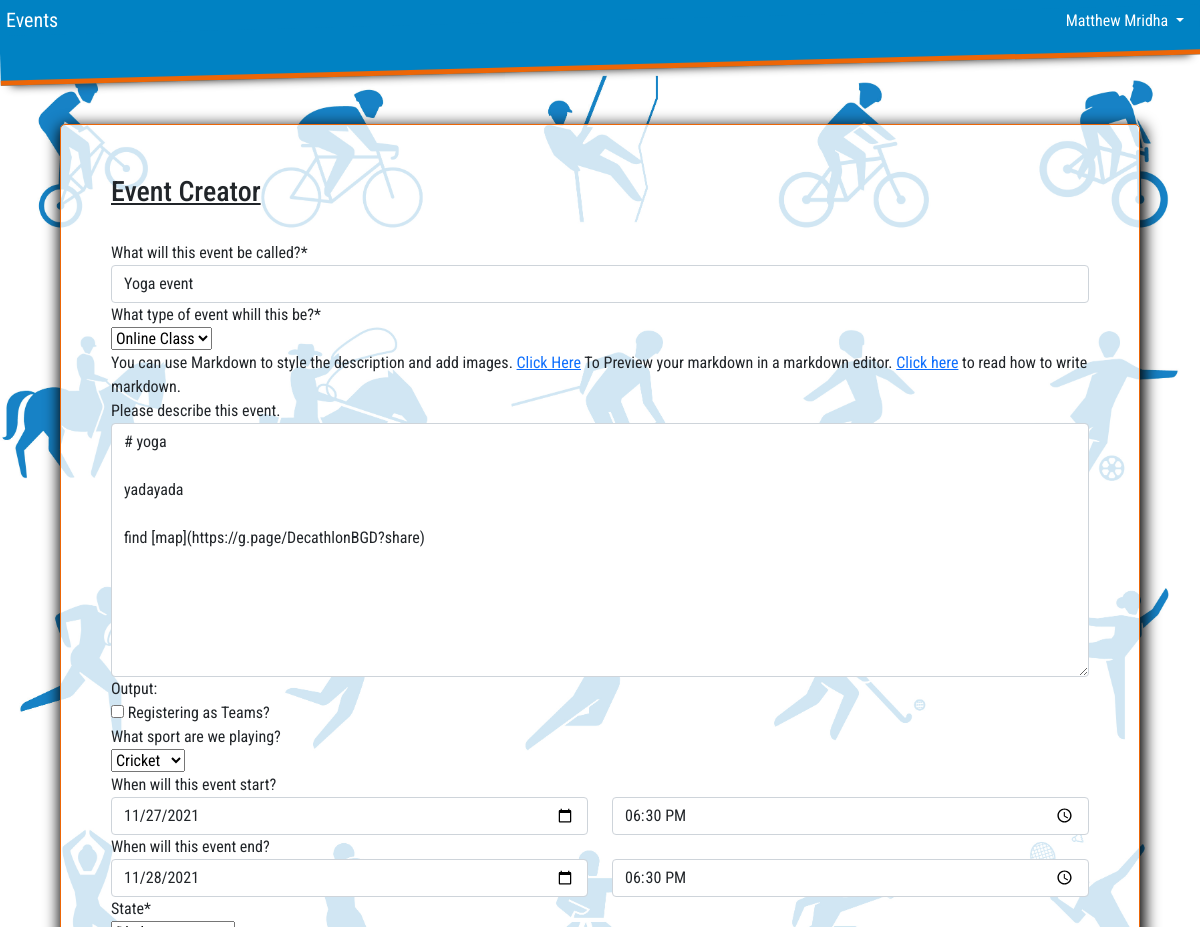
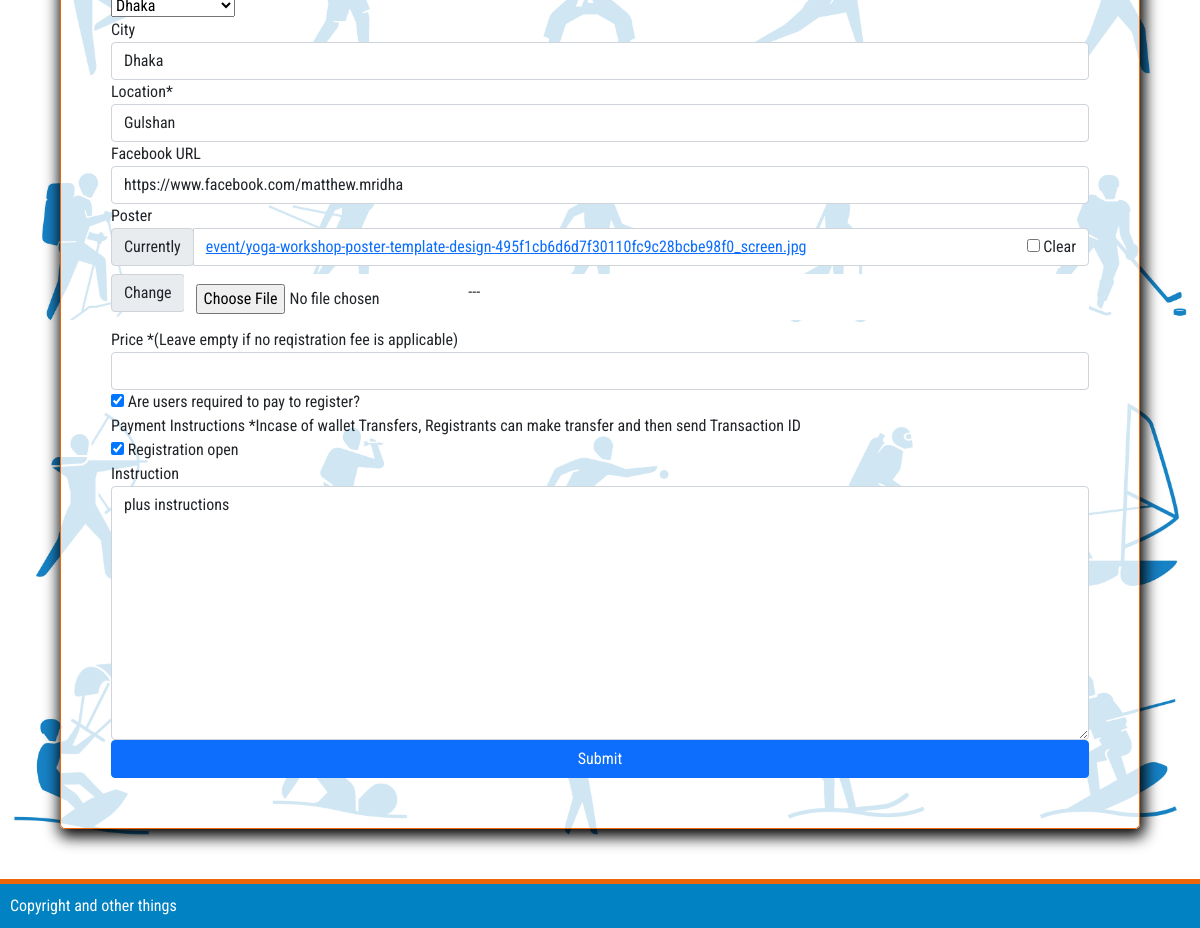
The page /edit_event/2 (signed in) on the database its author committed (2 pictures, top to bottom).
### eventmanage/models.py (models this page shows, shortened)
class Event( models.Model ):
    manager = models.ForeignKey( Manager, on_delete=models.SET_NULL, null=True, related_name="event")
    event_type = models.ForeignKey( EventType, on_delete=models.SET_NULL, null=True, related_name="event" )
    team_event = models.BooleanField( default=False )
    min_team = models.IntegerField(  blank=True, null=True )
    max_team = models.IntegerField( blank=True, null=True )
    sport = models.ForeignKey( Sport, blank=True, null=True, on_delete=models.PROTECT, related_name="event" )
    title = models.CharField( max_length=256, unique=True )
    description = models.TextField( blank=True )
    date = models.DateField( blank=True )
    time = models.TimeField( blank=True )
    end_date = models.DateField( blank=True, null=True )
    end_time = models.TimeField( blank=True, null=True )
    location = models.CharField( max_length=256 )
    state = models.ForeignKey( Area, null=True, on_delete=models.SET_NULL, related_name="event" )
    city = models.CharField( max_length=120, blank=True )
    banner = models.ImageField( upload_to=event_upload_to, blank=True )
    poster = models.ImageField( upload_to=event_upload_to, blank=True )
    payment_required = models.BooleanField( default=False )
    payment_methods = models.ManyToManyField( PaymentMethod, blank=True )
    payment_gateway = models.URLField( blank=True, null=True )
    payment_number = models.CharField( max_length=16, blank=True, null=True )
    payment_instruction = models.TextField( blank=True )
    price = models.DecimalField( blank=True, null=True, max_digits=6, decimal_places=2 )
    event_created = models.DateTimeField( auto_now=True )
    registration_open = models.BooleanField( default=True )
    instruction = models.TextField( blank=True )
    registrants = models.ManyToManyField( User, blank=True, related_name='registrants' )
    register_localy = models.BooleanField( default=True )
    external_link = models.URLField( blank=True )
    teams = models.ManyToManyField( Team, blank=True, related_name='registered_teams' )
    facebook = models.URLField( blank=True )
    class Meta:
        ordering = [ "-date" ]

### profiles/models.py (models this page shows)
class Sport(models.Model):
    sport = models.CharField( max_length=164, unique=True)
    class Meta:
        ordering = ('sport',)
    def __str__(self):
        return self.sport

### eventmanage/models.py (called while the page is built)
    def __str__(self):
        return self.name

    def __str__(self):
        return self.name

### eventmanage/views.py (called while the page is built)
def getUserProfile( request ):
    if request.user.is_authenticated:
        user = request.user
        try:
            profile = Profile.objects.get( user = user )
        except Profile.DoesNotExist:
            profile = None
    else:
        profile = None
    return profile

def getUserName( request ):
    profile = getUserProfile( request )
    if profile == None:
        if request.user.is_authenticated:
            name = request.user.email
        else:
            name = "Guest"
    else:
        name = f"{profile.first_name}  {profile.last_name}"
    return name

def get_host( request ):
    if request.user.is_authenticated:
        try:
            manager = Manager.objects.get( manager=request.user )
        except Manager.DoesNotExist:
            manager = None
    else:
        manager = None
    return manager

### profiles/models.py (called while the page is built)
    def __str__(self):
        return self.area

### templates/event_creator.html (shortened to what this page needs)
{% extends 'base.html' %}
{% load crispy_forms_tags %}
{% block content %}
<div class="blank-canvas">
    <h3 class="card-title" style="text-decoration: underline;">Event Creator</h3>
    {% if form.is_bound %}
    <form method="post" id="event_editor_form" name="event_editor_form" enctype='multipart/form-data' action="{% url 'edit_event' id %}">
    {% else %}
    <form method="post" id="event_creator_form" name="event_creator_form" enctype='multipart/form-data'>
    {% endif %}
    {% crispy form %}
    </form>
</div>
{% endblock %}

### templates/base.html (style rules this page uses)
:root { --blue: #0082C3; --orange: #EC6607; --orange-border: 1px solid var(--orange); --shadow: 2px 5px 15px 3px black; --border-radius: 5px; }
body { font-family: 'Roboto Condensed', sans-serif; display: flex; flex-direction: column; justify-content: center; align-items: center; width: 100vw; min-height: 100vh; height: auto; padding: 0px; margin: 0px; border: 0px; overflow-x: hidden; }
input { margin-top: 5px; margin-bottom: 5px; }
.blank-canvas { background: rgba(255, 255, 255, 0.8); padding: 50px; box-shadow: var(--shadow); border: var(--orange-border); border-radius: var(--border-radius); width: 90vw; }

### rows shown on the page
Event: title "Yoga event", event_type "Online Class", description "# yoga yadayada find [map](https://g.page/DecathlonBGD?share)", date "11/27/2021", time "18:30:00", end_date "11/28/2021", end_time "18:30:00", state "Dhaka", city "Dhaka", location "Gulshan", facebook "https://www.facebook.com/matthew.mridha", payment_required "☑", registration_open "☑", instruction "plus instructions"
Sport: sport "Cricket"

### other values the page prints
{{ name }} "Matthew Mridha"
